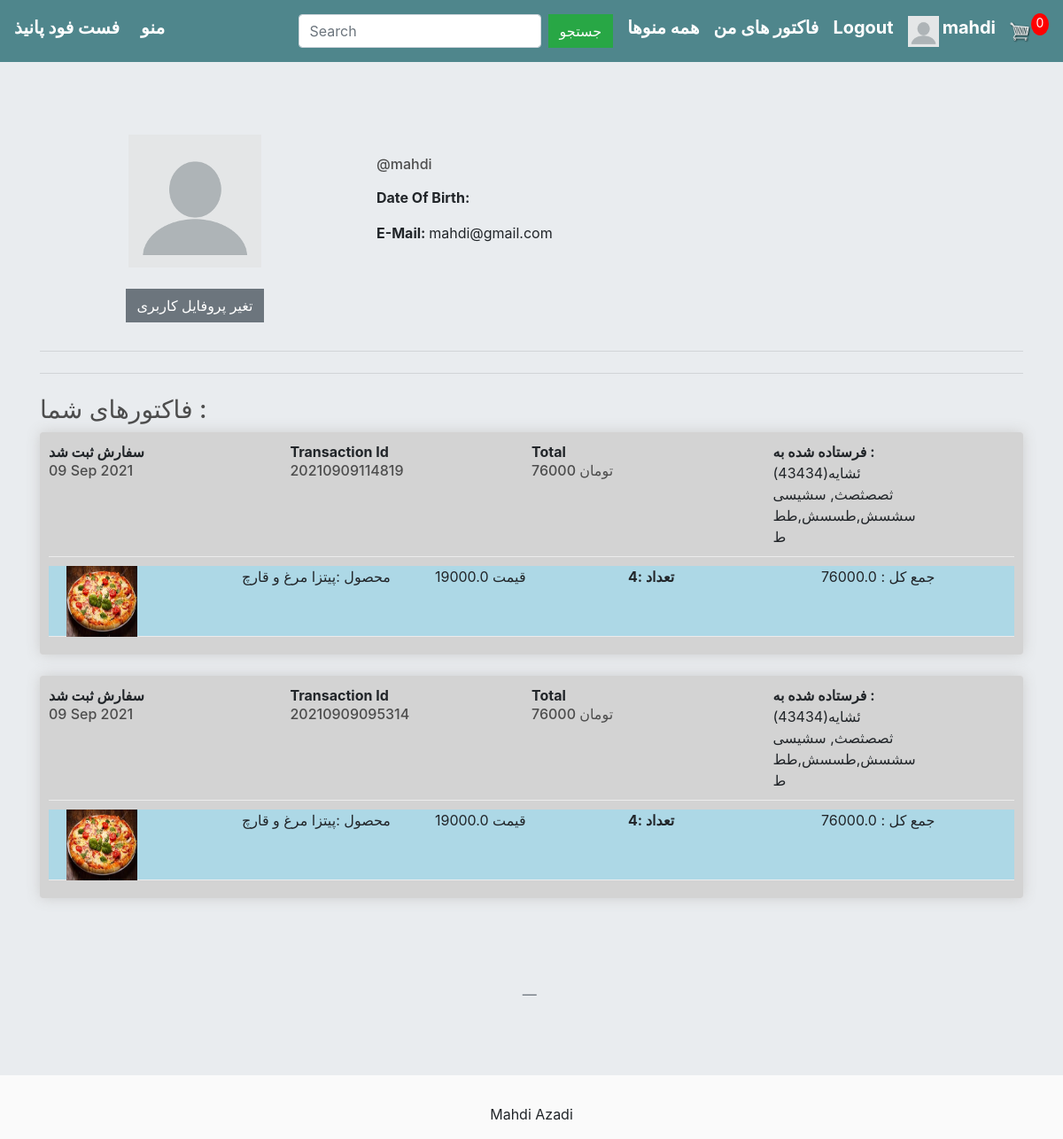
/profilepage/mahdi/ (signed in), run on the app's committed database.
### store/models.py (models this page shows, shortened)
class FullOrder(models.Model):
    user = models.ForeignKey(User,on_delete=models.CASCADE,null=True)
    recepient_fullname = models.CharField(max_length=100, null=True, blank=False)
    phone_no = models.IntegerField(null=True, blank=False)
    address_line1 = models.CharField(max_length=200, null=True, blank=False)
    address_line2 = models.CharField(max_length=100, null=True, blank=True)
    city = models.CharField(max_length=200, null=True,blank=False)
    state = models.CharField(max_length=200, null=True,blank=False)
    country = models.CharField(max_length=100, null=True, blank=False)
    zipcode = models.CharField(max_length=200, null=True,blank=False)
    amount = models.IntegerField(null=True,blank=True)
    transaction_id = models.CharField(max_length=100,null=True,blank=False)
    date_ordered = models.DateTimeField(auto_now_add=True,null=True,blank=True)

class Purchased_item(models.Model):
    user = models.ForeignKey(User,on_delete=models.CASCADE,null=True)
    order = models.ForeignKey(FullOrder,on_delete=models.CASCADE,null=True)
    quantity = models.IntegerField(default=0, blank=True, null=True)
    name = models.CharField(max_length=100, blank=False, name=False)
    price = models.FloatField(blank=False, null=True)
    image = models.ImageField(null=True, blank=True)
    description = models.TextField(null=True, blank=True)
    @property
    def get_imageURL(self):
        try:
            url = self.image.url
        except:
            url = ''
        return url
    @property
    def get_total(self):
        total = self.price * self.quantity
        return total

### accounts/views.py (the view)
# urls.py: path('profilepage/<str:username>/',views.profilepage,name='profilepage'),
def profilepage(request,username):
    if not request.user.is_authenticated:
        return HttpResponseRedirect(reverse('user_login'))
    total_item_cart = 0
    if request.user.is_authenticated:
        items = OrderItem.objects.filter(user=request.user)
        for item in items:
            total_item_cart += item.quantity
    user = User.objects.get(username=username)
    profile = Profile.objects.all()
    orders = FullOrder.objects.filter(user=request.user).order_by('-date_ordered')
    ordered = []
    for order in orders:
        tt = []
        items = Purchased_item.objects.filter(order = order)
        for item in items:
            tt.append(item)
        ordered.append({'order':order , 'items':tt})
    product_categories = ProductCategories.objects.all()
    context = {
        'product_categories': product_categories,
        'ordered' : ordered,
        'profile' : profile,
        'user' : user,
        'total_item_cart' : total_item_cart,
    }
    return render(request,'accounts/profilepage.html',context)

### accounts/templates/accounts/profilepage.html (shortened to what this page needs)
{% extends 'store/main.html' %}
{% block content %}
    <div class="row my-2">
		<div class="col-lg-4 order-lg-1 text-center">
			{% if request.user.profile.photo %}
				<img src="{{ user.profile.photo.url }}" class="mx-auto img-fluid img-circle d-block" alt="avatar" width="150" height="150">
			{% else %}
				<img src="http://127.0.0.1:8000/static/images/default.png" class="mx-auto img-fluid img-circle d-block" alt="avatar" width="150" , height="150">
			{% endif %}
            {% if request.user.is_authenticated %}
				{% if request.user == user %}
					<br>
					<a class="btn btn-secondary mb-2" href="{% url 'edit_profile' %}">تغیر پروفایل کاربری</a>
				{% endif %}
			{% endif %}
        </div>
        <div class="col-lg-8 order-lg-2">
            <div class="tab-content py-4">
                <div class="tab-pane active" id="profile">
					<h6>@{{user.username}}</h6>
                    <div class="row">
                        <div class="col-md-6">
							<p><strong>Date Of Birth: </strong>{{user.profile.dob}}</p>
							<p><strong>E-Mail: </strong>{{user.email}}</p>
                        </div>
                    </div>
                </div>
            </div>
        </div>
	</div>
	<hr class="my-4">
	<hr class="my-4">
	<h3>فاکتورهای شما : </h3>
	<div>
		{% if request.user.is_authenticated %}
			{% for order in ordered %}
				<div class="box-element" style="background-color: lightgray">
						<div class="cart-row">
							<div style="flex:1">
								<strong>سفارش ثبت شد</strong>
								<h6>{{ order.order.date_ordered | date:"d M Y"}} </h6>
							</div>
							<div style="flex:1">
								<strong>Transaction Id</strong>
								<h6>{{order.order.transaction_id}}</h6>
							</div>
							<div style="flex:1">
								<strong>Total</strong>
								<h6> تومان {{order.order.amount}}</h6>
							</div>
							<div style="flex:1">
								<strong>فرستاده شده به :</strong>
								<div>{{order.order.recepient_fullname}}({{order.order.phone_no}})</div>
								<div>{{order.order.address_line1}}, {{order.order.address_line2}}</div>
								<div>{{order.order.city}},{{order.order.state}},{{order.order.country}}</div>
								<div>{{order.order.zipcode}}</div>
							</div>
						</div>
					{% for item in order.items %}
						<div class="cart-row" style="background-color: lightblue;height: 80px">
							<div style="flex:1"><img style="width: 80px; height: 80px;margin-left: 20px" class="row-image" src="{{item.get_imageURL}}"></div>
							<div style="flex:1"><p> محصول :{{item.name}}</p></div>
							<div style="flex:1"><p> قیمت {{item.price}}</p></div>
							<div style="flex:1">
								<p class="quantity">تعداد :{{item.quantity}}</p>
							</div>
							<div style="flex:1"><p> جمع کل : {{item.get_total}}</p></div>
						</div>
					{% endfor %}
				</div>
				<br>
			{% endfor %}
			<br>
		{% endif %}
	</div>
	<br><br>
	<blockquote class="blockquote text-center">
		<footer class="blockquote-footer"></footer>
	</blockquote>
{% endblock %}

### store/templates/store/main.html (shortened to what this page needs)
<!DOCTYPE html>
{% load static %}
<html>
<head>
	<link rel="stylesheet" href="https://stackpath.bootstrapcdn.com/bootstrap/4.4.1/css/bootstrap.min.css">
	<link rel="stylesheet" href="https://maxcdn.bootstrapcdn.com/bootstrap/4.0.0/css/bootstrap.min.css">
	<link rel="stylesheet" href="https://cdnjs.cloudflare.com/ajax/libs/font-awesome/5.14.0/css/all.min.css" />
	<link rel="stylesheet" type="text/css" href="{% static 'store/css/main.css' %}">
</head>
<body>
	<nav class="navbar navbar-expand-lg navbar-dark bg-dark">
	  <h5><strong><a class="navbar-brand" href="{% url 'store' %}" style="color: white">فست فود پانیذ</a></strong></h5>
	  <div class="collapse navbar-collapse" id="navbarSupportedContent">
	    <ul class="navbar-nav mr-auto">
	      <li class="nav-item active">
	        <h5><strong><a class="nav-link" href="{% url 'store' %}" style="color: white">منو <span class="sr-only">(current)</span></a></strong></h5>
	      </li>
	    </ul>
	    <div class="form-inline my-2 my-lg-0">
	    	<form method="get" action="{% url 'search' %}" class="form-inline my-2 my-lg-0">
					<input type="search" name="search" aria-label="Search" placeholder="Search" class="form-control mr-sm-2">
					<button class="btn btn-success my-2 mr-sm-3" type="submit">جستجو</button>
			</form>
			<div class="dropdown mr-sm-3">
					  <h5><strong><a style="color: white">همه  منوها</a></strong></h5>
			</div>
	    	{% if request.user.is_authenticated %}
	     		<h5 class="mr-sm-3"><strong><a href="{% url 'order_details' %}" style="color: white">فاکتور های من</a></strong></h5>
	     		<h5 class="mr-sm-3"><strong><a href="{% url 'user_logout' %}" style="color: white">Logout</a></strong></h5>
	     		{% if request.user.profile.photo %}
					<a href="{% url 'profilepage' username=user.username %}"><img class="mr-sm-1" src="{{ request.user.profile.photo.url }}" width="35" height="35"></a>
				{% else %}
					<a href="{% url 'profilepage' username=user.username %}"><img class="mr-sm-1" src="/static/images/default.png" width="35" , height="35"></a>
				{% endif %}
		    	<h5><strong><a href="{% url 'profilepage' username=request.user.username %}" style="color: white">{{request.user.username}}</a></strong></h5>
	     	{% else %}
	     		<h5 class="mr-sm-3"><strong><a href="{% url 'user_login' %}" style="color: white">ورود</a></strong></h5>
	     		<div>
		     		<h5 class="mr-sm-3"><strong><a href="{% url 'register' %}" style="color: white">ایجاد حساب</a></strong></h5>
	     		</div>
	     	{% endif %}
	     	<a href="{% url 'cart' %}">
	    		<img  id="cart-icon" src="{% static 'images/cart.png' %}">
	    	</a>
	    	<p id="cart-total">{{total_item_cart}}</p>
	    </div>
	  </div>
	</nav>
	<div class="jumbotron jumbotron-fluid">
		<div class="container container-fluid">
			{% block content %}
			{% endblock %}
		</div>
	</div>
	<footer class="footer">
		<p style="text-align: center;">Mahdi Azadi</p>
	</footer>
</body>
</html>

### store/static/store/css/main.css (style rules this page uses)
body { background-color: hsl(0, 0%, 98%); }
h1,h2,h3,h4,h5,h6 { color:hsl(0, 0%, 30%); }
.box-element { box-shadow:hsl(0, 0%, 80%) 0 0 16px; background-color: #fff; border-radius: 4px; padding: 10px; }
.bg-dark { background-color: #4f868c!important; }
#cart-icon { width:25px; display: inline-block; margin-left: 15px; }
#cart-total { display: block; text-align: center; color:#fff; background-color: red; width: 20px; height: 25px; border-radius: 50%; font-size: 14px; }
.col-lg-4, .col-lg-6, .col-lg-8, .col-lg-12 { margin-top: 10px; }
.btn { border-radius: 0; }
.row-image { width: 100px; }
.cart-row { display: flex; align-items: flex-stretch; padding-bottom: 10px; margin-bottom: 10px; border-bottom: 1px solid #ececec; }
.quantity { display: inline-block; font-weight: 700; padding-right:10px; }

### store/templates/store/main.html (style rules this page uses)
.dropdown { position: relative; display: inline-block; }

### data on the page
FullOrder: order.date_ordered "09 Sep 2021", order.transaction_id "20210909114819", order.amount "76000", order.recepient_fullname "ئشایه", order.phone_no "43434", order.address_line1 "ثصصثصث", order.address_line2 "سشیسی", order.city "سشسش", order.state "طسسش", order.country "طط", order.zipcode "ط"
Purchased_item: get_imageURL (picture), name "پیتزا مرغ و قارچ", price "19000.0", quantity "4", get_total "76000.0"
FullOrder: order.date_ordered "09 Sep 2021", order.transaction_id "20210909095314", order.amount "76000", order.recepient_fullname "ئشایه", order.phone_no "43434", order.address_line1 "ثصصثصث", order.address_line2 "سشیسی", order.city "سشسش", order.state "طسسش", order.country "طط", order.zipcode "ط"
Purchased_item: get_imageURL (picture), name "پیتزا مرغ و قارچ", price "19000.0", quantity "4", get_total "76000.0"

### other printed values
{{ request.user.username }} "mahdi"
{{ total_item_cart }} "0"
{{ user.username }} "mahdi"
{{ user.email }} "mahdi@gmail.com"
